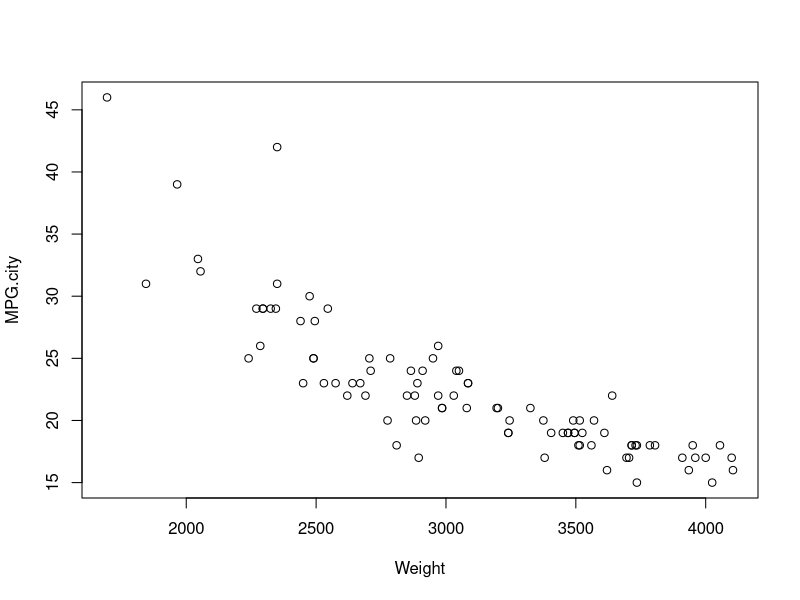
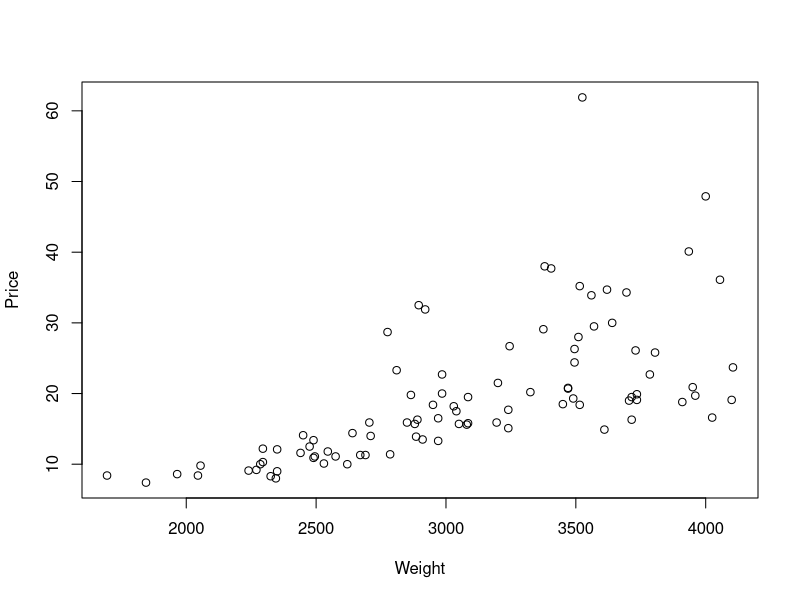
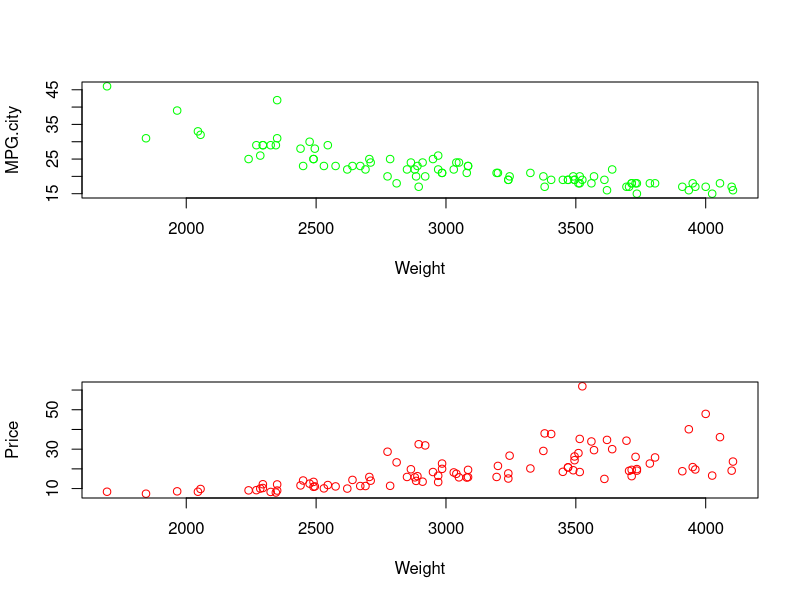
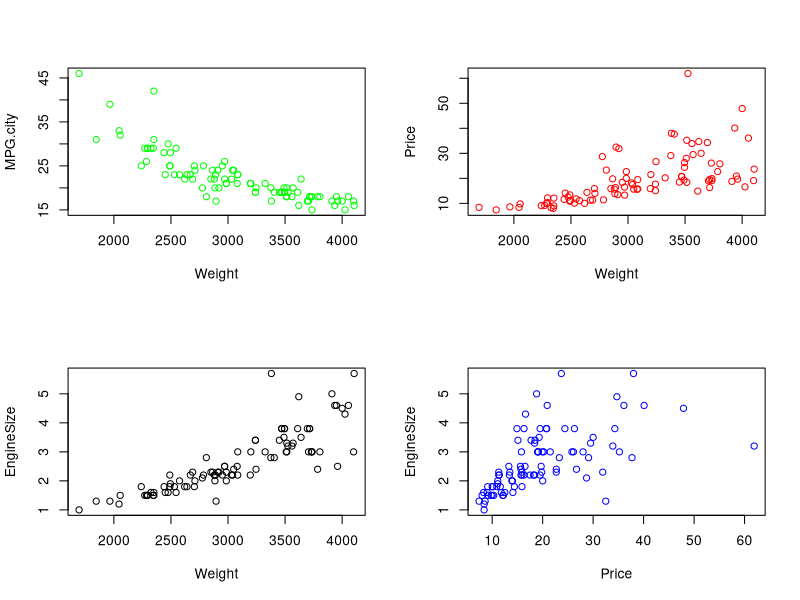
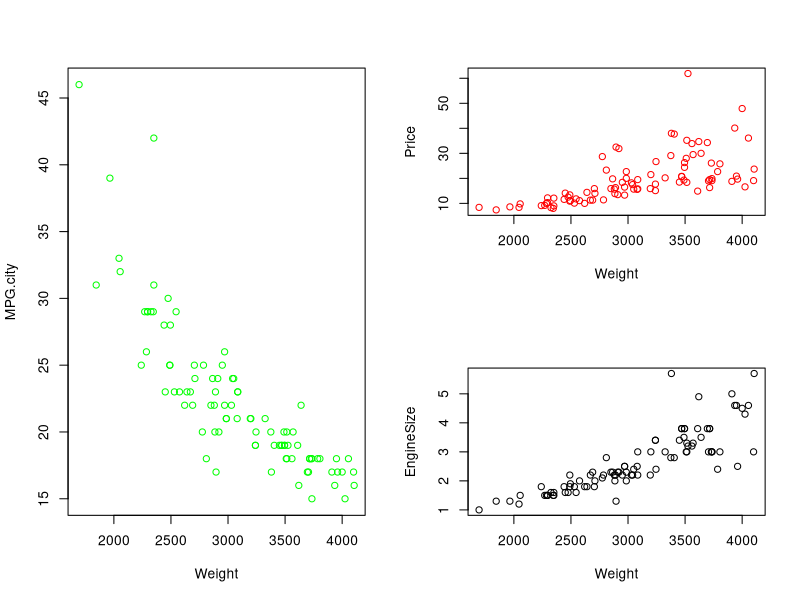

Here is the R script that generated these plots, in order:
# load data
require(MASS)
data(Cars93)
attach(Cars93)

# plot the data
plot(x=Weight, y=MPG.city)
plot(x=Weight, y=Price)

# plot on the same axis
par(mfrow=c(2,1))
plot(x=Weight, y=MPG.city, col='green')
plot(x=Weight, y=Price, col='red')

# plot 2x2 graph
par(mfrow=c(2,2))
plot(x=Weight, y=MPG.city, col='green')
plot(x=Weight, y=Price, col='red')
plot(x=Weight, y=EngineSize)
plot(x=Price, y=EngineSize, col='blue')

# create three plots using a layout matrix
matrix(c(1,2,1,3), ncol=2, byrow=T)
layout(matrix(c(1,2,1,3), nrow=2, byrow=T))
plot(x=Weight, y=MPG.city, col='green')
plot(x=Weight, y=Price, col='red')
plot(x=Weight, y=EngineSize)
